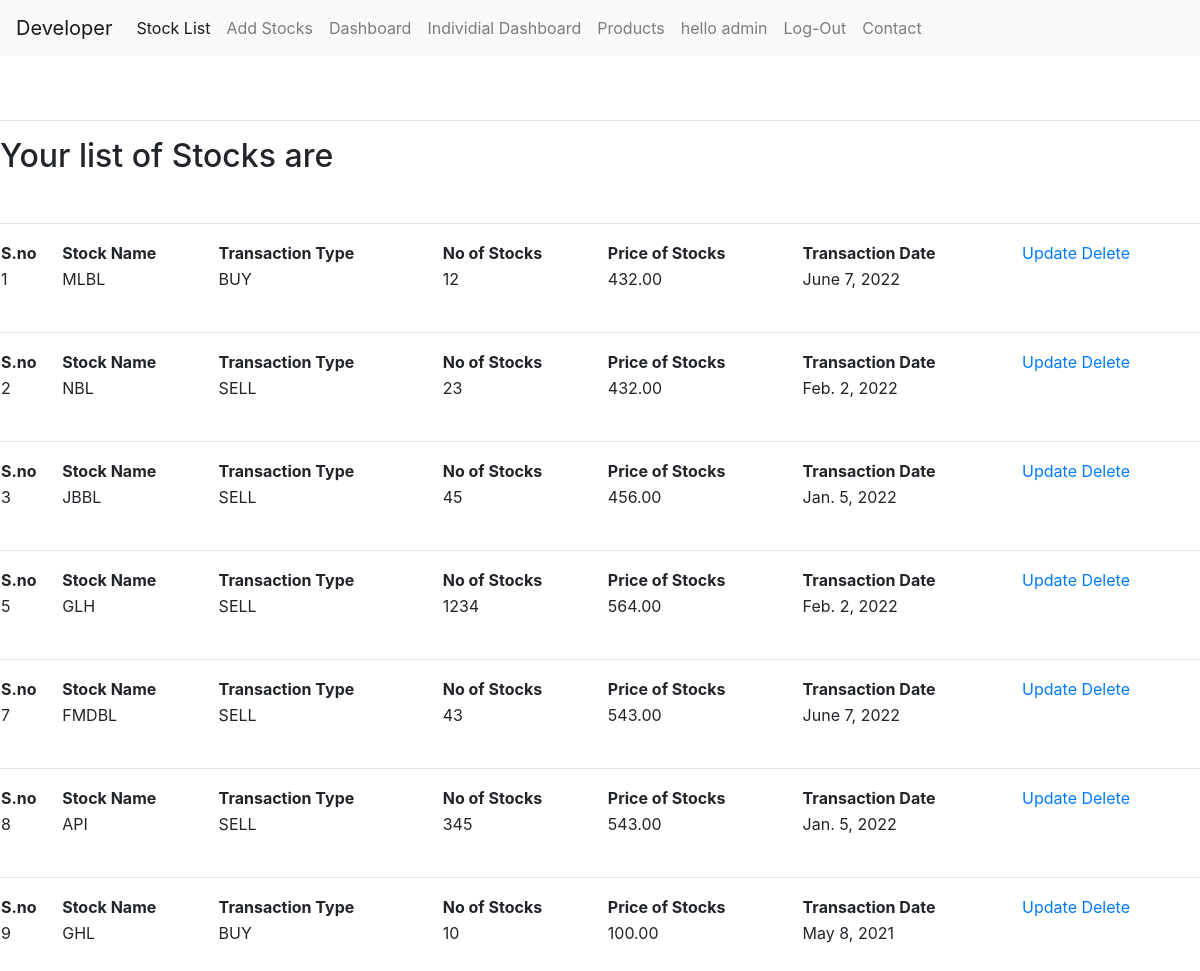
The page /stocks/ (signed in) on the database its author committed.
### stocks/models.py (models this page shows, shortened)
class Stock(models.Model):
    stock_name = models.ForeignKey(Company,on_delete=models.CASCADE)
    transaction_type = models.CharField(choices=TYPE_CHOICES,max_length=10)
    no_of_stocks = models.IntegerField()
    price_of_stock = models.DecimalField(decimal_places=2,max_digits=7)
    transaction_date = models.DateField()
    def get_absolute_url(self):
        return f"/stocks/update/{self.id}"

class Company(models.Model):
    name = models.CharField(max_length=200)
    def __str__(self):
        return self.name

### stocks/views.py (the view)
# urls.py: path("",stock_list_view,name="stock-list"),
def stock_list_view(request):
    if request.user.is_authenticated:
        queryset = Stock.objects.all().order_by("id")
        print(queryset)
        context = {
            "objects" : queryset
        }
        return render(request,"stocks/stock_list.html",context)
    else:
        return redirect("login")

### stocks/templates/stocks/stock_list.html
{% extends 'stocks/stock_navbar.html' %}
{% block content %}
<br>
<br>
<hr>
<h2>Your list of Stocks are</h2>
{% for instance in objects %}
    <table style="width:100%">
    <tr>
        <th>S.no</th>
        <th>Stock Name</th>
        <th>Transaction Type</th>
        <th>No of Stocks</th>
        <th>Price of Stocks</th>
        <th>Transaction Date</th>
        <td> <a href="{{instance.get_absolute_url}}">Update</a> <a href="{% url 'stock-delete' instance.id %}">Delete</a>  </td>
    </tr>
    <br><hr>
    <tr>
        <td>{{instance.id}}</td>
        <td>{{instance.stock_name}}</td>
        <td>{{instance.transaction_type}}</td>
        <td>{{instance.no_of_stocks}}</td>
        <td>{{instance.price_of_stock}}</td>
        <td>{{instance.transaction_date}}</td>
    </tr>
    </table>
{% endfor %}
{% endblock %}

### stocks/templates/stocks/stock_navbar.html (shortened to what this page needs)
<!doctype html>
<html lang="en">
  <head>
    <link rel="stylesheet" href="https://cdn.jsdelivr.net/npm/bootstrap@4.4.1/dist/css/bootstrap.min.css">
  </head>
  <body>
    <nav class="navbar navbar-expand-lg navbar-light bg-light">
    {% if request.user.is_authenticated %}
        <a class="navbar-brand" href="{% url 'home' %}">Developer</a>
        <div class="collapse navbar-collapse" id="navbarNav">
          <ul class="navbar-nav">
            <li class="nav-item active">
              <a class="nav-link" href="{% url 'stock-list' %}">Stock List <span class="sr-only">(current)</span></a>
            </li>
            <li class="nav-item">
                <a class="nav-link" href="{% url 'stock-add' %}">Add Stocks</a>
            </li>
            <li class="nav-item">
              <a class="nav-link" href="{% url 'overall' %}">Dashboard</a>
            </li>
            <li class="nav-item">
              <a class="nav-link" href="{% url 'individual' %}">Individial Dashboard</a>
            </li>
            <li class="nav-item">
                <a class="nav-link" href="{% url 'list' %}">Products</a>
            </li>
            <li class="nav-item">
                <a class="nav-link" href="#">hello {{request.user}}</a>
            </li>
            <li class="nav-item">
                <a class="nav-link" href="{% url 'logout' %}">Log-Out</a>
            </li>
            <li class="nav-item">
                <a class="nav-link" href="{% url 'contact' %}">Contact</a>
            </li>
        {% endif %}
          </ul>
        </div>
      </nav>
      {% block content %}
      {% endblock %}
      <br>
      <br>

### rows shown on the page
Stock: id "1", stock_name "MLBL", transaction_type "BUY", no_of_stocks "12", price_of_stock "432.00", transaction_date "June 7, 2022"
Stock: id "2", stock_name "NBL", transaction_type "SELL", no_of_stocks "23", price_of_stock "432.00", transaction_date "Feb. 2, 2022"
Stock: id "3", stock_name "JBBL", transaction_type "SELL", no_of_stocks "45", price_of_stock "456.00", transaction_date "Jan. 5, 2022"
Stock: id "5", stock_name "GLH", transaction_type "SELL", no_of_stocks "1234", price_of_stock "564.00", transaction_date "Feb. 2, 2022"
Stock: id "7", stock_name "FMDBL", transaction_type "SELL", no_of_stocks "43", price_of_stock "543.00", transaction_date "June 7, 2022"
Stock: id "8", stock_name "API", transaction_type "SELL", no_of_stocks "345", price_of_stock "543.00", transaction_date "Jan. 5, 2022"
Stock: id "9", stock_name "GHL", transaction_type "BUY", no_of_stocks "10", price_of_stock "100.00", transaction_date "May 8, 2021"

### other values the page prints
{{ request.user }} "admin"
